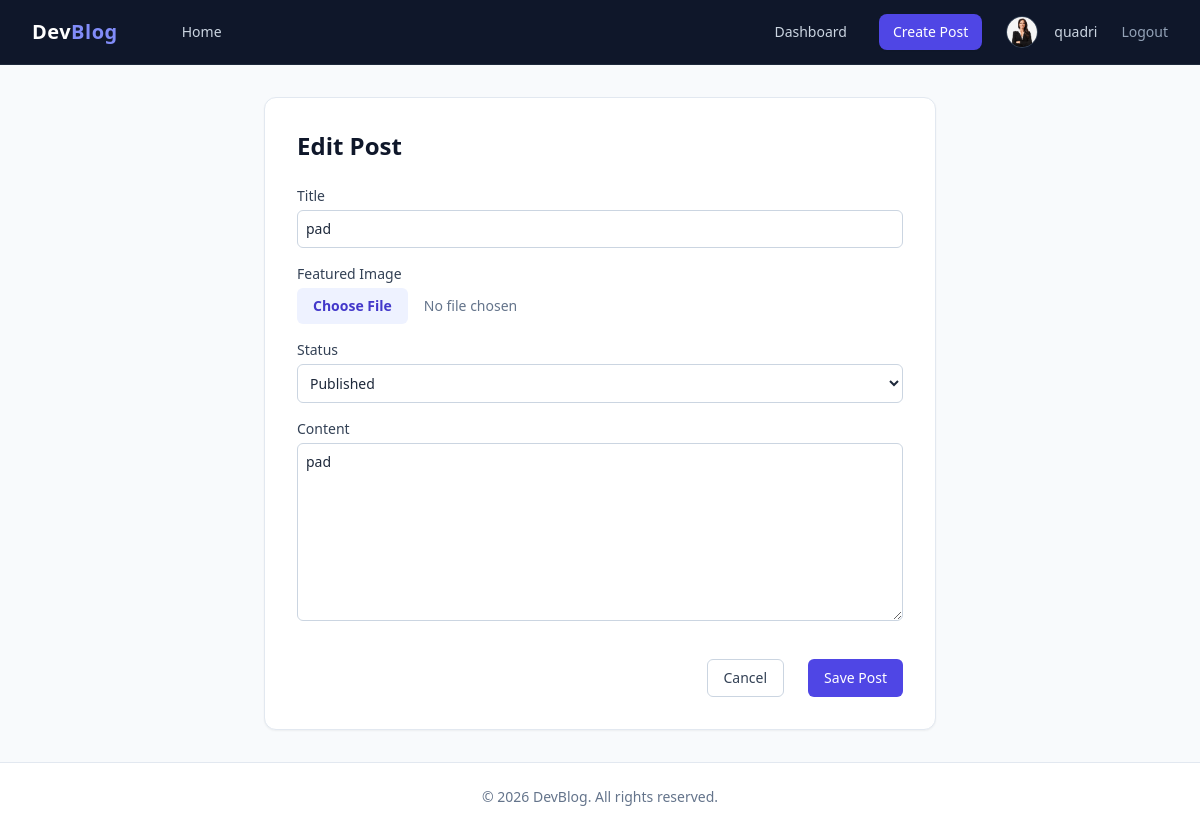
The page /post/pad/edit/ (signed in) on the database its author committed.
### blog/models.py (models this page shows, shortened)
class Profile(models.Model):
    user = models.OneToOneField(User, on_delete=models.CASCADE, related_name='profile')
    bio = models.TextField(max_length=500, blank=True)
    avatar = models.ImageField(upload_to='profile_pics/', default='default_avatar.png', blank=True)
    github_link = models.URLField(max_length=200, blank=True)
    twitter_link = models.URLField(max_length=200, blank=True)

class Post(models.Model):
    STATUS_CHOICES = (
        ('draft', 'Draft'),
        ('published', 'Published'),
    )
    title = models.CharField(max_length=250)
    slug = models.SlugField(max_length=250, unique=True, blank=True)
    author = models.ForeignKey(User, on_delete=models.CASCADE, related_name='blog_posts')
    category = models.ForeignKey(Category, on_delete=models.SET_NULL, null=True, blank=True, related_name='posts')
    featured_image = models.ImageField(upload_to='blog_images/', blank=True, null=True)
    content = models.TextField()
    status = models.CharField(max_length=10, choices=STATUS_CHOICES, default='draft')
    tags = TaggableManager(blank=True)
    bookmarks = models.ManyToManyField(User, related_name='bookmarked_posts', blank=True)
    created_at = models.DateTimeField(auto_now_add=True)
    updated_at = models.DateTimeField(auto_now=True)
    class Meta:
        ordering = ['-created_at']
        indexes = [
            models.Index(fields=['slug']),
            models.Index(fields=['-created_at']),
            models.Index(fields=['status', '-created_at']),
        ]

### blog/views.py (the view)
# urls.py: path('post/<slug:slug>/edit/', views.post_edit_view, name='post_edit'),
@login_required
def post_edit_view(request, slug):
    post = get_object_or_404(Post, slug=slug, author=request.user)
    if request.method == 'POST':
        form = PostForm(request.POST, request.FILES, instance=post)
        if form.is_valid():
            form.save()
            messages.success(request, "Post updated successfully!")
            return redirect('dashboard')
    else:
        form = PostForm(instance=post)
    return render(request, 'blog/post_form.html', {'form': form, 'title': 'Edit Post'})

### templates/blog/post_form.html (shortened to what this page needs)
{% extends 'shared/layout.html' %}
{% block content %}
<div class="max-w-2xl mx-auto bg-white p-8 rounded-xl shadow-sm border border-slate-200">
    <h1 class="text-2xl font-bold text-slate-900 mb-6">{{ title }}</h1>
    <form method="POST" enctype="multipart/form-data" class="space-y-4">
        <div>
            <label class="block text-sm font-medium text-slate-700 mb-1">Title</label>
            <input type="text" name="title" value="{{ form.title.value|default:'' }}" required
                   class="w-full rounded-md border-slate-300 border p-2 text-sm focus:ring-2 focus:ring-indigo-500 focus:outline-none">
        </div>
        <div>
            <label class="block text-sm font-medium text-slate-700 mb-1">Featured Image</label>
            <input type="file" name="featured_image" accept="image/*"
                   class="w-full text-sm text-slate-500 file:mr-4 file:py-2 file:px-4 file:rounded-md file:border-0 file:text-sm file:font-semibold file:bg-indigo-50 file:text-indigo-700 hover:file:bg-indigo-100">
        </div>
        <div>
            <label class="block text-sm font-medium text-slate-700 mb-1">Status</label>
            <select name="status" class="w-full rounded-md border-slate-300 border p-2 text-sm focus:ring-2 focus:ring-indigo-500">
                <option value="published" {% if form.status.value == 'published' %}selected{% endif %}>Published</option>
            </select>
        </div>
        <div>
            <label class="block text-sm font-medium text-slate-700 mb-1">Content</label>
            <textarea name="content" rows="8" required
                      class="w-full rounded-md border-slate-300 border p-2 text-sm focus:ring-2 focus:ring-indigo-500 focus:outline-none">{{ form.content.value|default:'' }}</textarea>
        </div>
        <div class="flex justify-end space-x-3 pt-4">
            <a href="{% url 'dashboard' %}" class="px-4 py-2 border border-slate-300 rounded-md text-sm font-medium text-slate-700 hover:bg-slate-50">Cancel</a>
            <button type="submit" class="px-4 py-2 bg-indigo-600 text-white rounded-md text-sm font-medium hover:bg-indigo-500">Save Post</button>
        </div>
    </form>
</div>
{% endblock content %}

### templates/shared/navbar.html (shortened to what this page needs)
 {% load static %}
<header>
<nav class="bg-slate-900 border-b border-slate-800" x-data="{ open: false }">
    <div class="max-w-7xl mx-auto px-4 sm:px-6 lg:px-8">
        <div class="flex items-center justify-between h-16">
            <div class="flex items-center space-x-8">
                <a href="{% url 'home' %}" class="text-xl font-bold text-white tracking-wide">
                    Dev<span class="text-indigo-400">Blog</span>
                </a>
                <div class="hidden md:flex items-center space-x-4">
                    <a href="{% url 'home' %}" class="text-slate-300 hover:text-white text-sm font-medium transition">Home</a>
                </div>
            </div>
            <div class="hidden md:flex items-center space-x-4">
                {% if user.is_authenticated %}
                    <a href="{% url 'dashboard' %}" class="text-slate-300 hover:text-white text-sm font-medium transition">
                        Dashboard
                    </a>
                    <a href="{% url 'post_create' %}" class="bg-indigo-600 hover:bg-indigo-500 text-white text-sm px-3.5 py-2 rounded-lg font-medium transition shadow-sm">
                        Create Post
                    </a>
                    <a href="{% url 'profile' %}" class="flex items-center space-x-2 pl-2 text-slate-300 hover:text-white transition">
                        {% if user.profile.avatar %}
                            <img src="{{ user.profile.avatar.url }}" alt="{{ user.username }}" class="w-8 h-8 rounded-full object-cover border border-slate-700">
                        {% else %}
                            <div class="w-8 h-8 rounded-full bg-indigo-500 text-white flex items-center justify-center font-bold text-xs">
                                {{ user.username|first|upper }}
                            </div>
                        {% endif %}
                        <span class="text-sm font-medium">{{ user.username }}</span>
                    </a>
                    <a href="{% url 'logout' %}" class="text-slate-400 hover:text-red-400 text-sm font-medium pl-2 transition">
                        Logout
                    </a>
                {% else %}
                    <a href="{% url 'login' %}" class="text-slate-300 hover:text-white text-sm font-medium transition">Login</a>
                    <a href="{% url 'register' %}" class="bg-indigo-600 hover:bg-indigo-500 text-white text-sm px-4 py-2 rounded-lg font-medium transition shadow-sm">Register</a>
                {% endif %}
            </div>
        </div>
    </div>
</nav>
</header>

### rows shown on the page
Post: title "pad", status "Published", content "pad"

### other values the page prints
{{ user.username }} "quadri"
{{ title }} "Edit Post"
